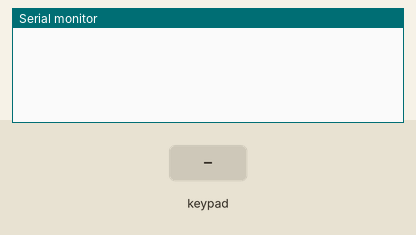
A sketch run on a simulated Arduino Mega 2560, built with avr-gcc and run on an emulated ATmega2560. On the bench: the last lines printed to the serial monitor. The inputs (shaded band) are chosen by the test bench.

Above: at 1.2 s.
1.3 s: key '1' pressed
At 1.8 s:
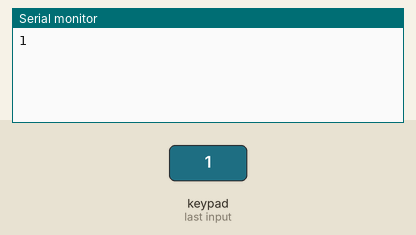
2.8 s: keypad keys 5 3 5 1 A pressed 0.4 s apart
At 5.5 s:
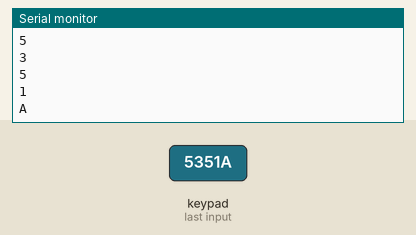
6.3 s: key 'B' pressed
At 6.8 s:
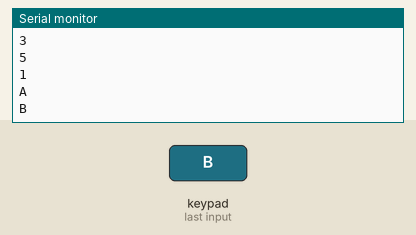
7.8 s: keypad keys 5 3 5 1 D pressed 0.4 s apart
At 10.3 s:
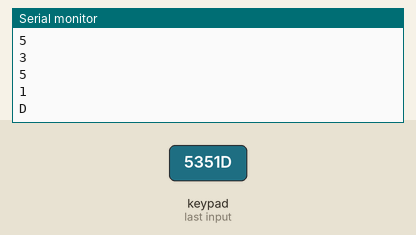
11.3 s: key 'C' pressed
At 12.0 s:
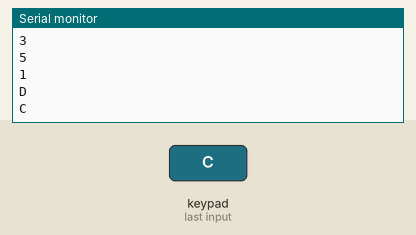
12.8 s: key 'E' pressed
At 14.1 s:
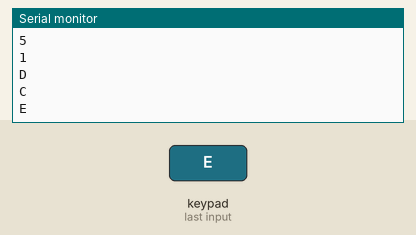
Timing chart, 0 to 15.3 s (numbered marks = the images above; inputs shaded):
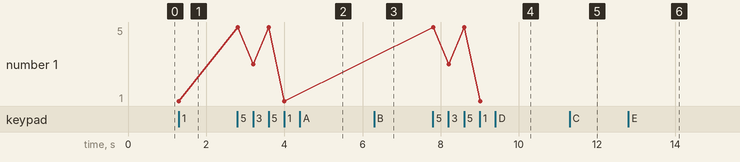

The sketch:

Keypad.ino
```cpp
/* @file HelloKeypad.pde
|| @version 1.0
|| @author Alexander Brevig
|| @contact alexanderbrevig@gmail.com
||
|| @description
|| | Demonstrates the simplest use of the matrix Keypad library.
|| #
*/
#include <Keypad.h>

const byte ROWS = 10; //four rows
const byte COLS = 2; //three columns
char keys[ROWS][COLS] = {
  {'1','B'},
  {'2','C'},
  {'3','D'},
  {'4','E'},
  {'5','F'},
  {'6','G'},
  {'7','H'},
  {'8','I'},
  {'9','J'},
  {'A','K'}
};
byte rowPins[ROWS] = {49, 47, 45, 43, 41, 39, 37, 35, 33, 31}; //connect to the row pinouts of the keypad
byte colPins[COLS] = {53, 51}; //connect to the column pinouts of the keypad

Keypad keypad = Keypad( makeKeymap(keys), rowPins, colPins, ROWS, COLS );

void setup(){
  Serial.begin(9600);
}

void loop(){
  char key = keypad.getKey();

  if (key){
    Serial.println(key);
  }
}
```

Measured:
- after the input at 1.3 s, the serial monitor: prints a new line at once (image 1)
- after the input at 2.8 s, the serial monitor: prints a new line at once (image 2)
- after the input at 6.3 s, the serial monitor: prints a new line at once (image 3)
- after the input at 7.8 s, the serial monitor: prints a new line at once (image 4)
- after the input at 11.3 s, the serial monitor: prints a new line at once (image 5)
- after the input at 12.8 s, the serial monitor: prints a new line at once (image 6)
